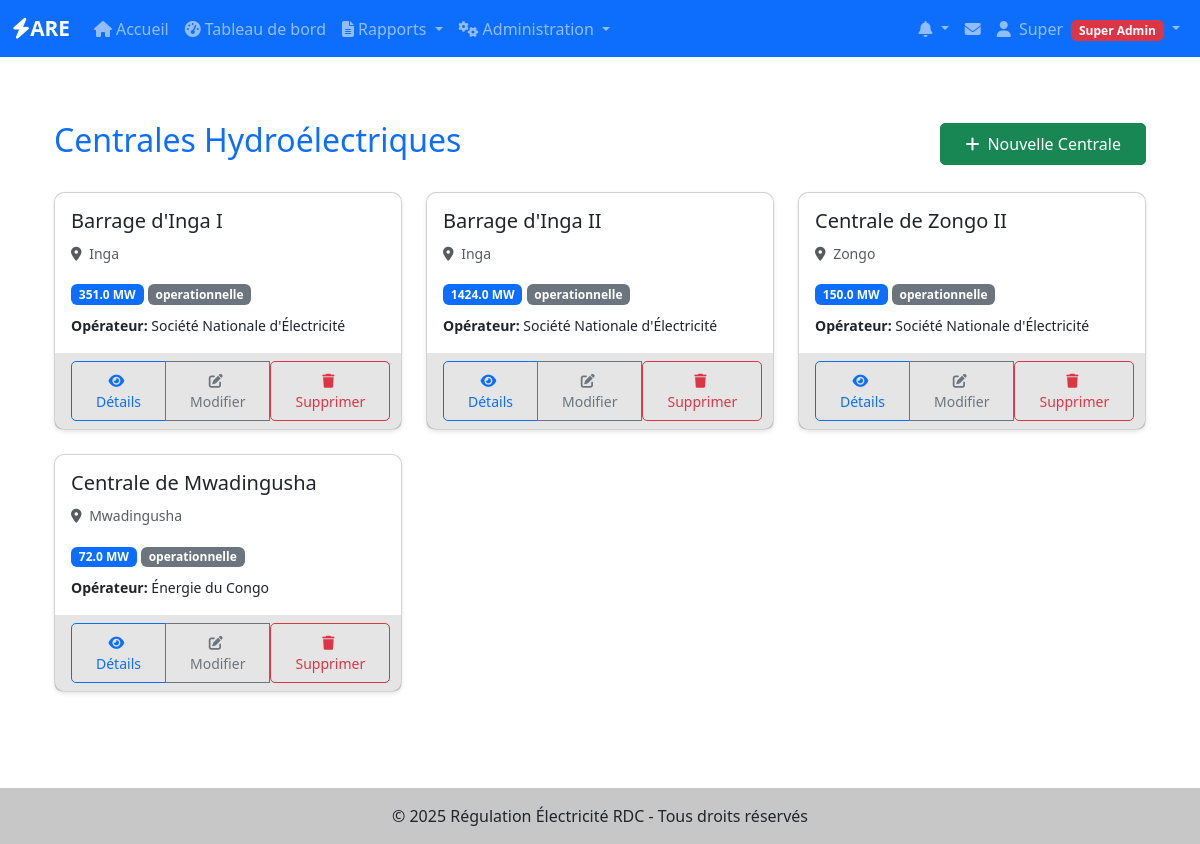
/production-hydro/centrales (signed in), run on an earlier commit of the app's database.
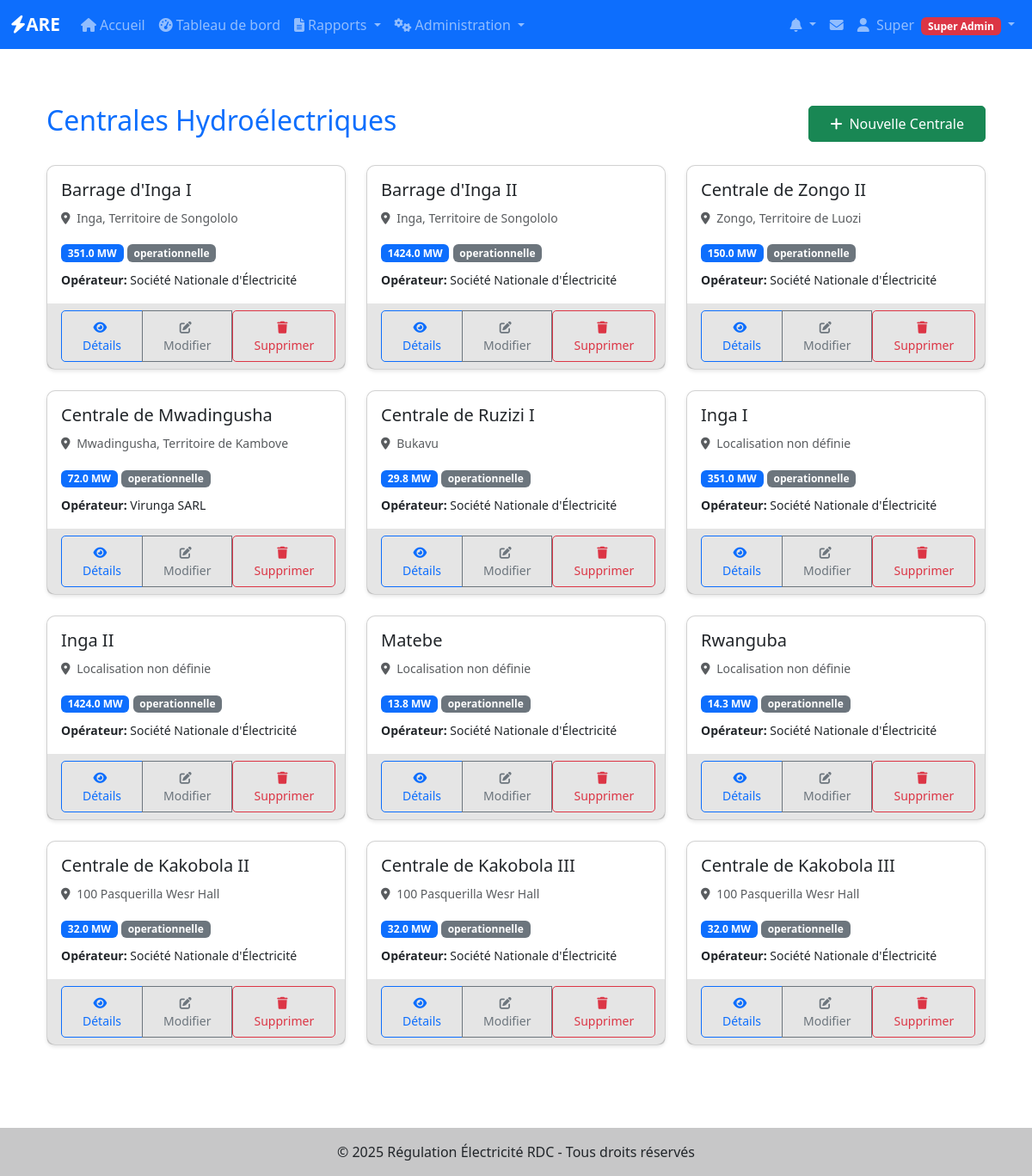
And on a later commit of the database.
### app/models/production_hydro.py (models this page shows, shortened)
class CentraleHydro(BaseModel):
    __tablename__ = 'centrales_hydro'
    operateur_id = Column(Integer, ForeignKey('operateurs.id'), nullable=False)
    nom = Column(String(200), nullable=False, index=True)
    code = Column(String(50), unique=True, nullable=False)
    localisation = Column(String(200))
    province = Column(String(100))
    cours_eau = Column(String(100))
    puissance_installee = Column(Float)  # MW
    puissance_disponible = Column(Float)  # MW
    hauteur_chute = Column(Float)  # mètres
    debit_equipement = Column(Float)  # m³/s
    type_centrale = Column(String(50))  # au fil de l'eau, réservoir, etc.
    latitude = Column(Float)  # Coordonnées GPS
    longitude = Column(Float)
    type_turbine = Column(String(50))  # Type principal de turbine
    type_barrage = Column(String(50))  # Type de barrage
    niveau_tension = Column(Float)  # Niveau de tension principal
    superficie_bassin = Column(Float)  # Superficie du bassin versant en km²
    volume_retenue = Column(Float)  # Volume de retenue en millions m³
    statut = Column(String(50), default='operationnelle')  # operationnelle, maintenance, arret
    description = Column(Text)  # Description générale
    nombre_groupes = Column(Integer, default=0)
    nombre_transformateurs = Column(Integer, default=0)
    tension_evacuation = Column(String(50))  # kV
    date_mise_service = Column(DateTime)
    date_derniere_revision = Column(DateTime)
    constructeur = Column(String(100))
    annee_construction = Column(Integer)
    observations = Column(Text)
    operateur = relationship("Operateur", back_populates="centrales_hydro")
    rapports = relationship("RapportHydro", back_populates="centrale", cascade="all, delete-orphan")
    groupes_production = relationship("GroupeProduction", back_populates="centrale", cascade="all, delete-orphan")
    transformateurs = relationship("TransformateurRapport", back_populates="centrale", cascade="all, delete-orphan")

### app/models/operateurs.py (models this page shows, shortened)
class Operateur(BaseModel):
    __tablename__ = 'operateurs'
    nom = db.Column(db.String(200), nullable=False, index=True)
    sigle = db.Column(db.String(50))
    type_operateur = db.Column(db.String(50))  # Production, Transport, Distribution
    adresse = db.Column(db.Text)
    ville = db.Column(db.String(100))
    province = db.Column(db.String(100))
    telephone = db.Column(db.String(20))
    email = db.Column(db.String(120))
    site_web = db.Column(db.String(200))
    numero_licence = db.Column(db.String(100), unique=True)
    date_licence = db.Column(db.Date)
    statut_licence = db.Column(db.String(20), default='active')  # active, suspendue, expirée
    capacite_installee = db.Column(db.Float)  # en MW
    zone_couverture = db.Column(db.Text)
    nombre_clients = db.Column(db.Integer)
    observations = db.Column(db.Text)
    centrales_hydro = db.relationship("CentraleHydro", back_populates="operateur", lazy=True)
    centrales_thermique = db.relationship("CentraleThermique", back_populates="operateur", lazy=True)
    centrales_solaire = db.relationship("CentraleSolaire", back_populates="operateur", lazy=True)
    lignes_transport = db.relationship("LigneTransport", back_populates="operateur", lazy=True)
    postes_transport = db.relationship("PosteTransport", back_populates="operateur", lazy=True)
    reseaux_distribution = db.relationship("ReseauDistribution", back_populates="operateur", lazy=True)

### app/production_hydro/routes_centrales.py (the view)
@production_hydro.route('/centrales')
@login_required
def centrales():
    centrales_list = CentraleHydro.query.filter_by(actif=True).all()
    return render_template('production_hydro/centrales_list.html',
                         title='Centrales Hydroélectriques',
                         centrales=centrales_list)

### app/models/utilisateurs.py (called while the page is built)
    def is_super_admin(self):
        return self.role == 'super_admin'

    def has_permission(self, permission):
        permissions = {
            'super_admin': ['create_operateur', 'edit_operateur', 'delete_operateur',
                           'create_user', 'edit_user', 'delete_user', 'view_all_reports'],
            'admin_operateur': ['edit_own_operateur', 'create_user_operateur',
                               'edit_user_operateur', 'view_own_reports', 'create_reports'],
            'utilisateur_operateur': ['view_own_reports', 'create_reports', 'edit_own_reports']
        }
        return permission in permissions.get(self.role, [])

### app/templates/production_hydro/centrales_list.html (shortened to what this page needs)
{% extends "base.html" %}
{% block content %}
<div class="container mt-4">
    <div class="d-flex justify-content-between align-items-center mb-4">
        <h2 class="text-primary">{{ title }}</h2>
        {% if current_user.role == 'super_admin' %}
        <a href="{{ url_for('production_hydro.nouvelle_centrale') }}"
           class="btn btn-success">
            <i class="fas fa-plus me-2"></i>Nouvelle Centrale
        </a>
        {% endif %}
    </div>
    {% if centrales %}
    <div class="row">
        {% for centrale in centrales %}
        <div class="col-md-6 col-lg-4 mb-4">
            <div class="card h-100">
                <div class="card-body">
                    <h5 class="card-title">{{ centrale.nom }}</h5>
                    <p class="card-text">
                        <small class="text-muted">
                            <i class="fas fa-map-marker-alt me-1"></i>
                            {{ centrale.localisation or 'Localisation non définie' }}
                        </small>
                    </p>
                    <div class="mb-2">
                        <span class="badge bg-primary">{{ centrale.puissance_installee or 0 }} MW</span>
                        {% if centrale.statut == 'active' %}
                            <span class="badge bg-success">Actif</span>
                        {% elif centrale.statut == 'maintenance' %}
                            <span class="badge bg-warning">Maintenance</span>
                        {% elif centrale.statut == 'arret' %}
                            <span class="badge bg-danger">Arrêt</span>
                        {% else %}
                            <span class="badge bg-secondary">{{ centrale.statut or 'Inconnu' }}</span>
                        {% endif %}
                    </div>
                    <p class="card-text">
                        <small>
                            <strong>Opérateur:</strong> {{ centrale.operateur.nom if centrale.operateur else 'Non défini' }}
                        </small>
                    </p>
                </div>
                <div class="card-footer">
                    <div class="btn-group" role="group">
                        <a href="{{ url_for('production_hydro.detail_centrale', centrale_id=centrale.id) }}"
                           class="btn btn-outline-primary btn-sm">
                            <i class="fas fa-eye me-1"></i>Détails
                        </a>
                        {% if current_user.role in ['super_admin', 'admin_operateur'] %}
                        <a href="{{ url_for('production_hydro.modifier_centrale', centrale_id=centrale.id) }}"
                           class="btn btn-outline-secondary btn-sm">
                            <i class="fas fa-edit me-1"></i>Modifier
                        </a>
                        <form method="POST" action="{{ url_for('production_hydro.supprimer_centrale', centrale_id=centrale.id) }}"
                              style="display: inline;"
                              onsubmit="return confirm('Êtes-vous sûr de vouloir supprimer cette centrale ? Cette action est irréversible.');">
                            <button type="submit" class="btn btn-outline-danger btn-sm">
                                <i class="fas fa-trash me-1"></i>Supprimer
                            </button>
                        </form>
                        {% endif %}
                    </div>
                </div>
            </div>
        </div>
        {% endfor %}
    </div>
    {% endif %}
</div>
{% endblock %}

What changed in the data, as far as the page shows it:
changed CentraleHydro "Barrage d'Inga I": localisation "Inga" → "Inga, Territoire de Songololo"
changed CentraleHydro "Barrage d'Inga II": localisation "Inga" → "Inga, Territoire de Songololo"
changed CentraleHydro "Centrale de Zongo II": localisation "Zongo" → "Zongo, Territoire de Luozi"
changed CentraleHydro "Centrale de Mwadingusha": localisation "Mwadingusha" → "Mwadingusha, Territoire de Kambove"; operateur "Énergie du Congo" → "Virunga SARL"
added CentraleHydro: nom "Centrale de Ruzizi I", localisation "Bukavu", puissance_installee "29.8", statut "operationnelle", operateur "Société Nationale d'Électricité"
added CentraleHydro: nom "Inga I", localisation "Localisation non définie", puissance_installee "351.0", statut "operationnelle", operateur "Société Nationale d'Électricité"
added CentraleHydro: nom "Inga II", localisation "Localisation non définie", puissance_installee "1424.0", statut "operationnelle", operateur "Société Nationale d'Électricité"
added CentraleHydro: nom "Matebe", localisation "Localisation non définie", puissance_installee "13.8", statut "operationnelle", operateur "Société Nationale d'Électricité"
added CentraleHydro: nom "Rwanguba", localisation "Localisation non définie", puissance_installee "14.3", statut "operationnelle", operateur "Société Nationale d'Électricité"
added CentraleHydro: nom "Centrale de Kakobola II", localisation "100 Pasquerilla Wesr Hall", puissance_installee "32.0", statut "operationnelle", operateur "Société Nationale d'Électricité"
added CentraleHydro: nom "Centrale de Kakobola III", localisation "100 Pasquerilla Wesr Hall", puissance_installee "32.0", statut "operationnelle", operateur "Société Nationale d'Électricité"
added CentraleHydro: nom "Centrale de Kakobola III", localisation "100 Pasquerilla Wesr Hall", puissance_installee "32.0", statut "operationnelle", operateur "Société Nationale d'Électricité"
